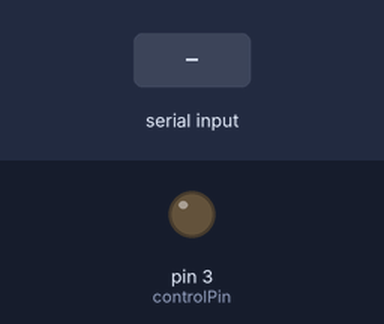
The sketch below on a simulated Arduino Uno, built with avr-gcc and run on an emulated ATmega328P. Parts: output pins drawn as LEDs (lit = HIGH). The inputs (shaded band) are chosen by the test bench. What the sketch prints to the serial monitor is not drawn.

Above: at 1.2 s.
1.3 s: byte 1 (myID) received over Serial
Timing chart, 0 to 4.3 s (numbered marks = the images above; inputs shaded):
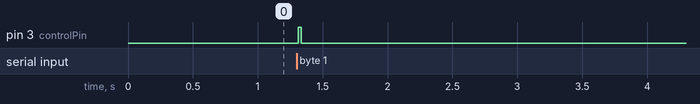

Measured:
- after the input at 1.3 s, pin 3 (controlPin): LOW → HIGH at once, → LOW 0.02 s later

The sketch:

slave_1.ino
```cpp
#define myID 1
#define controlPin 3

int called_ID;

void setup() {
  Serial.begin(9600);
  pinMode(controlPin, OUTPUT);
  digitalWrite(controlPin, LOW);
}

void loop() {

  while(Serial.available()>0){
    called_ID = Serial.read();
  }
  delay(10);
  if(called_ID == myID){
    digitalWrite(controlPin, HIGH);

    Serial.print(10);
    Serial.print(',');
    Serial.print(20);
    Serial.print(',');
    Serial.print(30);
    Serial.print(',');
    Serial.print(40);
    Serial.print(',');
    Serial.print(50);
    Serial.print(',');
    Serial.println(60);

    delay(20);
    digitalWrite(controlPin, LOW);


    called_ID = 0;
  }

}
```
